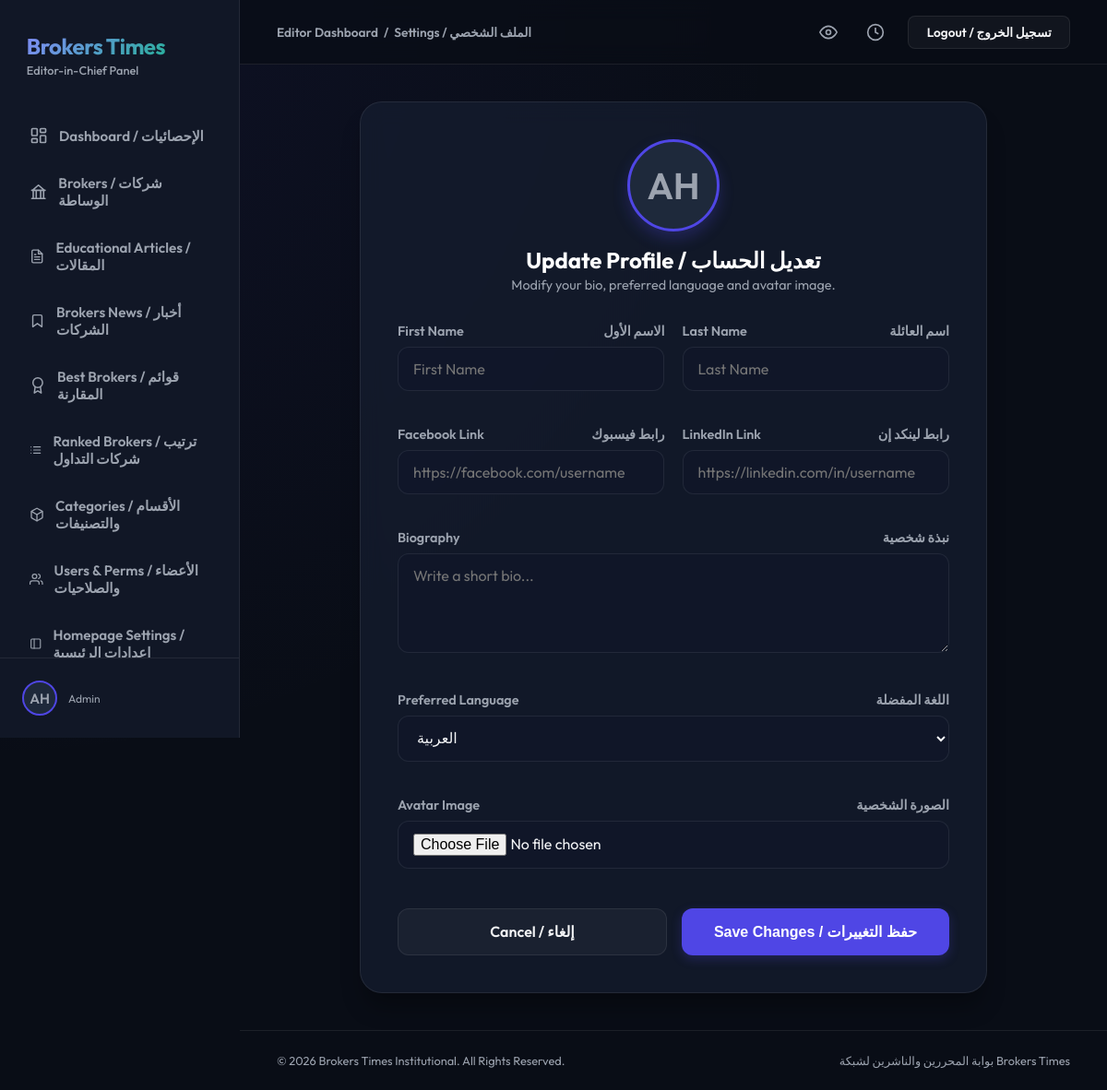
Screenshot of /profile/ (signed in) with the database file from the repository.
### users/models.py (models this page shows, shortened)
class CustomUser(AbstractUser):
    ROLE_CHOICES = [
        ('admin', 'Admin'),
        ('editor', 'Editor'),
        ('writer', 'Writer'),
        ('user', 'Standard User'),
    ]
    PREFERRED_LANGUAGE_CHOICES = [
        ('ar', 'العربية'),
        ('en', 'English'),
    ]
    role = models.CharField(max_length=20, choices=ROLE_CHOICES, default='user')
    preferred_language = models.CharField(max_length=5, choices=PREFERRED_LANGUAGE_CHOICES, default='ar')
    bio = models.TextField(blank=True)
    avatar = models.ImageField(upload_to='avatars/', blank=True, null=True)
    facebook_url = models.URLField(max_length=500, blank=True, null=True)
    linkedin_url = models.URLField(max_length=500, blank=True, null=True)
    class Meta:
        permissions = [
            ("can_publish", "Can publish articles/brokers"),
            ("can_edit", "Can edit articles/brokers"),
            ("can_manage_brokers", "Can manage brokers"),
        ]

### users/views.py (the view)
# urls.py: path('profile/', ProfileView.as_view(), name='profile'),
class ProfileView(LoginRequiredMixin, UpdateView):
    model = CustomUser
    form_class = CustomUserProfileForm
    template_name = 'users/profile.html'
    success_url = reverse_lazy('profile')
    def get_object(self, queryset=None):
        return self.request.user

### users/forms.py
class CustomUserProfileForm(forms.ModelForm):
    class Meta:
        model = CustomUser
        fields = ['first_name', 'last_name', 'bio', 'avatar', 'preferred_language', 'facebook_url', 'linkedin_url']
        widgets = {
            'bio': forms.Textarea(attrs={'rows': 4, 'placeholder': 'Tell us about yourself / اكتب نبذة عن yourself...'}),
            'facebook_url': forms.URLInput(attrs={'placeholder': 'e.g. https://facebook.com/username'}),
            'linkedin_url': forms.URLInput(attrs={'placeholder': 'e.g. https://linkedin.com/in/username'}),
        }

### users/templates/users/profile.html (shortened to what this page needs)
{% extends 'dashboard/base.html' %}
{% block section_name %}Settings / الملف الشخصي{% endblock %}
{% block content %}
<div class="profile-edit-container">
    <div class="profile-header-section">
        <div class="profile-avatar-container">
            {% if user.avatar %}
                <img src="{{ user.avatar.url }}" alt="Avatar">
            {% else %}
                <span class="profile-avatar-placeholder">{{ user.username|slice:":2" }}</span>
            {% endif %}
        </div>
        <h2 style="color: white; font-weight: 700; font-size: 1.5rem;">Update Profile / تعديل الحساب</h2>
        <p style="color: var(--text-muted); font-size: 0.9rem; margin-top: 0.2rem;">Modify your bio, preferred language and avatar image.</p>
    </div>
    <form method="post" enctype="multipart/form-data">
        <div class="form-grid">
            <div class="form-group">
                <label for="id_first_name">
                    <span>First Name</span>
                    <span>الاسم الأول</span>
                </label>
                <input type="text" name="first_name" id="id_first_name" class="form-control" placeholder="First Name" value="{{ form.first_name.value|default_if_none:'' }}">
            </div>
            <div class="form-group">
                <label for="id_last_name">
                    <span>Last Name</span>
                    <span>اسم العائلة</span>
                </label>
                <input type="text" name="last_name" id="id_last_name" class="form-control" placeholder="Last Name" value="{{ form.last_name.value|default_if_none:'' }}">
            </div>
            <div class="form-group">
                <label for="id_facebook_url">
                    <span>Facebook Link</span>
                    <span>رابط فيسبوك</span>
                </label>
                <input type="url" name="facebook_url" id="id_facebook_url" class="form-control" placeholder="https://facebook.com/username" value="{{ form.facebook_url.value|default_if_none:'' }}">
            </div>
            <div class="form-group">
                <label for="id_linkedin_url">
                    <span>LinkedIn Link</span>
                    <span>رابط لينكد إن</span>
                </label>
                <input type="url" name="linkedin_url" id="id_linkedin_url" class="form-control" placeholder="https://linkedin.com/in/username" value="{{ form.linkedin_url.value|default_if_none:'' }}">
            </div>
            <div class="form-group full-width">
                <label for="id_bio">
                    <span>Biography</span>
                    <span>نبذة شخصية</span>
                </label>
                <textarea name="bio" id="id_bio" class="form-control" rows="4" placeholder="Write a short bio...">{{ form.bio.value|default_if_none:'' }}</textarea>
            </div>
            <div class="form-group full-width">
                <label for="id_preferred_language">
                    <span>Preferred Language</span>
                    <span>اللغة المفضلة</span>
                </label>
                <select name="preferred_language" id="id_preferred_language" class="form-control">
                    <option value="ar" {% if form.preferred_language.value == 'ar' %}selected{% endif %}>العربية</option>
                </select>
            </div>
            <div class="form-group full-width">
                <label for="id_avatar">
                    <span>Avatar Image</span>
                    <span>الصورة الشخصية</span>
                </label>
                <input type="file" name="avatar" id="id_avatar" class="form-control">
            </div>
        </div>
        <div class="action-buttons">
            <a href="{% url 'dashboard' %}" class="btn-cancel">
                <span>Cancel / إلغاء</span>
            </a>
            <button type="submit" class="btn-submit">
                <span>Save Changes / حفظ التغييرات</span>
            </button>
        </div>
    </form>
</div>
{% endblock %}

### users/templates/dashboard/base.html (shortened to what this page needs)
<!DOCTYPE html>
<html lang="en">
<head>
</head>
<body>
    <div class="sidebar">
        <div class="sidebar-brand">
            <span class="brand-name">Brokers Times</span>
            <span class="brand-sub">Editor-in-Chief Panel</span>
        </div>
        <ul class="sidebar-menu">
            <li class="menu-item {% block nav_dashboard %}{% endblock %}">
                <a href="{% url 'dashboard' %}">
                    <svg viewBox="0 0 24 24"><rect x="3" y="3" width="7" height="9" rx="1"></rect><rect x="14" y="3" width="7" height="5" rx="1"></rect><rect x="14" y="12" width="7" height="9" rx="1"></rect><rect x="3" y="16" width="7" height="5" rx="1"></rect></svg>
                    <span>Dashboard / الإحصائيات</span>
                </a>
            </li>
            <li class="menu-item {% block nav_brokers %}{% endblock %}">
                <a href="{% url 'dashboard_brokers' %}">
                    <svg viewBox="0 0 24 24"><path d="M3 21h18M3 10h18M5 10v11M19 10v11M9 10v11M15 10v11M4 10h16L12 3z"></path></svg>
                    <span>Brokers / شركات الوساطة</span>
                </a>
            </li>
            <li class="menu-item {% block nav_articles %}{% endblock %}">
                <a href="{% url 'dashboard_articles' %}">
                    Educational Articles / المقالات
                </a>
            </li>
            <li class="menu-item {% block nav_news %}{% endblock %}">
                <a href="{% url 'dashboard_news' %}">
                    <svg viewBox="0 0 24 24" width="20" height="20" fill="none" stroke="currentColor" stroke-width="2" stroke-linecap="round" stroke-linejoin="round"><path d="M19 21l-7-5-7 5V5a2 2 0 0 1 2-2h10a2 2 0 0 1 2 2z"></path></svg>
                    Brokers News / أخبار الشركات
                </a>
            </li>
            <li class="menu-item {% block nav_best_brokers %}{% endblock %}">
                <a href="{% url 'dashboard_best_brokers' %}">
                    <svg viewBox="0 0 24 24"><circle cx="12" cy="8" r="7"></circle><polyline points="8.21 13.89 7 23 12 20 17 23 15.79 13.88"></polyline></svg>
                    <span>Best Brokers / قوائم المقارنة</span>
                </a>
            </li>
            <li class="menu-item {% block nav_ranked_brokers %}{% endblock %}">
                <a href="{% url 'dashboard_ranked_brokers' %}">
                    <span>Ranked Brokers / ترتيب شركات التداول</span>
                </a>
            </li>
            {% if user.role == 'admin' or user.is_superuser or user.is_staff %}
            <li class="menu-item {% block nav_categories %}{% endblock %}">
                <a href="{% url 'dashboard_categories' %}">
                    <span>Categories / الأقسام والتصنيفات</span>
                </a>
            </li>
            <li class="menu-item {% block nav_users %}{% endblock %}">
                <a href="{% url 'dashboard_users' %}">
                    <svg viewBox="0 0 24 24"><path d="M17 21v-2a4 4 0 0 0-4-4H5a4 4 0 0 0-4 4v2"></path><circle cx="9" cy="7" r="4"></circle><path d="M23 21v-2a4 4 0 0 0-3-3.87"></path><path d="M16 3.13a4 4 0 0 1 0 7.75"></path></svg>
                    <span>Users & Perms / الأعضاء والصلاحيات</span>
                </a>
            </li>
            <li class="menu-item {% block nav_homepage_settings %}{% endblock %}">
                <a href="{% url 'dashboard_homepage_settings' %}">
                    <svg viewBox="0 0 24 24"><rect x="3" y="3" width="18" height="18" rx="2" ry="2"></rect><line x1="9" y1="3" x2="9" y2="21"></line></svg>
                    <span>Homepage Settings / إعدادات الرئيسية</span>
                </a>
            </li>
            {% endif %}
        </ul>
        <div class="sidebar-footer">
            <div class="user-avatar-small">
                {% if user.avatar %}
                    <img src="{{ user.avatar.url }}" alt="Avatar">
                {% else %}
                    <span class="user-avatar-placeholder">{{ user.username|slice:":2" }}</span>
                {% endif %}
            </div>
            <div class="user-info">
                <span class="user-role">{{ user.get_role_display }}</span>
            </div>
        </div>
    </div>
    <div class="main-panel">
        <div class="topbar">
            <div class="breadcrumbs">
                <span>Editor Dashboard</span>
                <span>/</span>
                <span>{% block section_name %}Home{% endblock %}</span>
            </div>
            <div class="topbar-actions">
                <button class="action-icon-btn" title="View Portal">
                    <svg viewBox="0 0 24 24"><path d="M1 12s4-8 11-8 11 8 11 8-4 8-11 8-11-8-11-8z"></path><circle cx="12" cy="12" r="3"></circle></svg>
                </button>
                <button class="action-icon-btn" title="Recent History">
                    <svg viewBox="0 0 24 24"><circle cx="12" cy="12" r="10"></circle><polyline points="12 6 12 12 16 14"></polyline></svg>
                </button>
                <a href="{% url 'logout' %}" class="btn-top btn-top-secondary">Logout / تسجيل الخروج</a>
            </div>
        </div>
        <div class="content-body">
            {% block content %}{% endblock %}
        </div>
        <div class="footer">
            <span>&copy; 2026 Brokers Times Institutional. All Rights Reserved.</span>
            <span>بوابة المحررين والناشرين لشبكة Brokers Times</span>
        </div>
    </div>
</body>
</html>

### users/templates/dashboard/base.html (style rules this page uses)
:root { --bg-color: #090d16; --sidebar-bg: #111726; --card-bg: rgba(22, 30, 49, 0.7); --primary: #4f46e5; --primary-hover: #4338ca; --accent: #10b981; --text-color: #f3f4f6; --text-muted: #9ca3af; --border-color: rgba(255, 255, 255, 0.08); --danger: #ef4444; }
* { box-sizing: border-box; margin: 0; padding: 0; }
body { background-color: var(--bg-color); background-image: radial-gradient(at 0% 0%, rgba(79, 70, 229, 0.08) 0px, transparent 50%); color: var(--text-color); font-family: 'Outfit', 'Cairo', sans-serif; min-height: 100vh; display: flex; }
.sidebar { width: 260px; background-color: var(--sidebar-bg); border-right: 1px solid var(--border-color); display: flex; flex-direction: column; position: fixed; height: 100vh; top: 0; left: 0; z-index: 10; }
.sidebar-brand { padding: 2.2rem 1.8rem 1rem; display: flex; flex-direction: column; }
.brand-name { font-size: 1.5rem; font-weight: 700; letter-spacing: -0.5px; background: linear-gradient(135deg, #818cf8, var(--accent)); -webkit-background-clip: text; -webkit-text-fill-color: transparent; }
.brand-sub { font-size: 0.8rem; color: var(--text-muted); margin-top: 0.2rem; font-weight: 500; }
.sidebar-menu { list-style: none; padding: 1.5rem 1rem; display: flex; flex-direction: column; gap: 0.4rem; flex: 1; overflow-y: auto; }
.menu-item a { display: flex; align-items: center; padding: 0.8rem 1rem; color: var(--text-muted); text-decoration: none; border-radius: 12px; font-size: 0.95rem; font-weight: 600; transition: all 0.3s ease; gap: 12px; }
.menu-item a svg { width: 20px; height: 20px; fill: none; stroke: currentColor; stroke-width: 2; stroke-linecap: round; stroke-linejoin: round; transition: stroke 0.3s ease; }
.sidebar-footer { padding: 1.5rem; border-top: 1px solid var(--border-color); display: flex; align-items: center; gap: 12px; }
.user-avatar-small { width: 38px; height: 38px; border-radius: 50%; overflow: hidden; background: #1e293b; display: flex; align-items: center; justify-content: center; border: 2px solid var(--primary); }
.user-avatar-placeholder { font-size: 0.95rem; font-weight: 600; color: var(--text-muted); text-transform: uppercase; }
.user-info { display: flex; flex-direction: column; overflow: hidden; }
.user-role { font-size: 0.75rem; color: var(--text-muted); }
.main-panel { margin-left: 260px; flex: 1; display: flex; flex-direction: column; min-height: 100vh; position: relative; }
.topbar { height: 70px; background: rgba(9, 13, 22, 0.7); backdrop-filter: blur(12px); border-bottom: 1px solid var(--border-color); display: flex; align-items: center; justify-content: space-between; padding: 0 2.5rem; position: sticky; top: 0; z-index: 9; }
.breadcrumbs { font-size: 0.85rem; font-weight: 600; color: var(--text-muted); display: flex; align-items: center; gap: 6px; }
.topbar-actions { display: flex; align-items: center; gap: 1.2rem; }
.action-icon-btn { background: none; border: none; color: var(--text-muted); cursor: pointer; display: flex; align-items: center; justify-content: center; padding: 6px; border-radius: 8px; transition: all 0.3s ease; }
.action-icon-btn svg { width: 20px; height: 20px; fill: none; stroke: currentColor; stroke-width: 2; }
.btn-top { padding: 0.5rem 1.2rem; border-radius: 8px; font-size: 0.85rem; font-weight: 600; cursor: pointer; transition: all 0.3s ease; text-decoration: none; display: inline-flex; align-items: center; }
.btn-top-secondary { background: rgba(255, 255, 255, 0.04); color: var(--text-color); border: 1px solid var(--border-color); }
.content-body { padding: 2.5rem; flex: 1; }
.footer { padding: 1.5rem 2.5rem; border-top: 1px solid var(--border-color); font-size: 0.8rem; color: var(--text-muted); display: flex; justify-content: space-between; align-items: center; }

### rows the page displays
CustomUser: username "AH", role "Admin", preferred_language "العربية"
